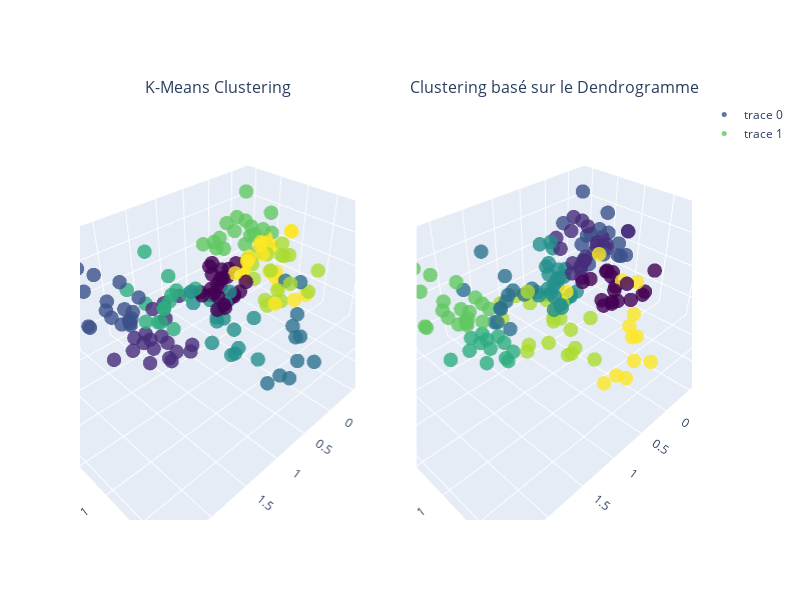

This figure's notebook cell:
### Code cell
from plotly.subplots import make_subplots
import plotly.graph_objects as go

# Créer une figure avec 2 subplots
fig = make_subplots(rows=1, cols=2, subplot_titles=('K-Means Clustering', 'Clustering basé sur le Dendrogramme'), specs=[[{'type': 'scatter3d'}, {'type': 'scatter3d'}]])

# Ajouter le scatter plot pour le clustering K-Means au premier subplot
fig.add_trace(
    go.Scatter3d(x=df['F1'], y=df['F2'], z=df['F3'], mode='markers', marker=dict(color=df['cluster_kmeans'], size=5, colorscale='Viridis', opacity=0.8)),
    row=1, col=1
)

# Ajouter le scatter plot pour le clustering basé sur le dendrogramme au deuxième subplot
fig.add_trace(
    go.Scatter3d(x=df['F1'], y=df['F2'], z=df['F3'], mode='markers', marker=dict(color=df['cluster_dd'], size=5, colorscale='Viridis', opacity=0.8)),
    row=1, col=2
)

# Mettre à jour les layouts pour ajouter les labels d'axes
fig.update_layout(height=600, width=800)
fig.update_xaxes(title_text="Feature1", row=1, col=1)
fig.update_yaxes(title_text="Feature2", row=1, col=1)
fig.update_xaxes(title_text="Feature1", row=1, col=2)
fig.update_yaxes(title_text="Feature2", row=1, col=2)

fig.show()

### Figure 1 — Plotly figure (JSON) as saved in the notebook; plotly's stock layout.template omitted (floating-point values rounded to 4 significant figures; data arrays with more than 128 entries replaced by an {"elided": "..."} marker saying what was removed)
{"data": [{"marker": {"color": {"elided": "163 int values"}, "colorscale": [[0, "#440154"], [0.1111, "#482878"], [0.2222, "#3e4989"], [0.3333, "#31688e"], [0.4444, "#26828e"], [0.5556, "#1f9e89"], [0.6667, "#35b779"], [0.7778, "#6ece58"], [0.8889, "#b5de2b"], [1, "#fde725"]], "opacity": 0.8, "size": 5}, "mode": "markers", "scene": "scene", "type": "scatter3d", "x": {"elided": "163 float values"}, "y": {"elided": "163 float values"}, "z": {"elided": "163 float values"}}, {"marker": {"color": {"elided": "163 int values"}, "colorscale": [[0, "#440154"], [0.1111, "#482878"], [0.2222, "#3e4989"], [0.3333, "#31688e"], [0.4444, "#26828e"], [0.5556, "#1f9e89"], [0.6667, "#35b779"], [0.7778, "#6ece58"], [0.8889, "#b5de2b"], [1, "#fde725"]], "opacity": 0.8, "size": 5}, "mode": "markers", "scene": "scene2", "type": "scatter3d", "x": {"elided": "163 float values"}, "y": {"elided": "163 float values"}, "z": {"elided": "163 float values"}}], "layout": {"annotations": [{"font": {"size": 16}, "showarrow": false, "text": "K-Means Clustering", "x": 0.225, "xanchor": "center", "xref": "paper", "y": 1, "yanchor": "bottom", "yref": "paper"}, {"font": {"size": 16}, "showarrow": false, "text": "Clustering basé sur le Dendrogramme", "x": 0.775, "xanchor": "center", "xref": "paper", "y": 1, "yanchor": "bottom", "yref": "paper"}], "height": 600, "scene": {"domain": {"x": [0, 0.45], "y": [0, 1]}}, "scene2": {"domain": {"x": [0.55, 1], "y": [0, 1]}}, "width": 800}}
